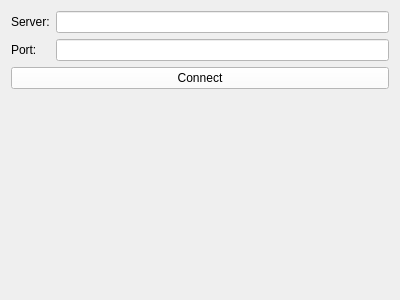
<?xml version="1.0" encoding="UTF-8"?>
<ui version="4.0">
 <class>LoginScreen</class>
 <widget class="QWidget" name="LoginScreen">
  <property name="geometry">
   <rect>
    <x>0</x>
    <y>0</y>
    <width>400</width>
    <height>300</height>
   </rect>
  </property>
  <property name="windowTitle">
   <string>Form</string>
  </property>
  <property name="styleSheet">
   <string notr="true"/>
  </property>
  <layout class="QVBoxLayout" name="verticalLayout">
   <item>
    <layout class="QVBoxLayout" name="verticalLayout_3">
     <item>
      <layout class="QGridLayout" name="gridLayout">
       <item row="1" column="0">
        <widget class="QLabel" name="label">
         <property name="text">
          <string>Server:</string>
         </property>
        </widget>
       </item>
       <item row="2" column="1">
        <widget class="QLineEdit" name="PortEdit">
         <property name="styleSheet">
          <string notr="true">background-color: rgb(255, 255, 255);</string>
         </property>
        </widget>
       </item>
       <item row="1" column="1">
        <widget class="QLineEdit" name="ServerEdit">
         <property name="styleSheet">
          <string notr="true">background-color: rgb(255, 255, 255);</string>
         </property>
        </widget>
       </item>
       <item row="2" column="0">
        <widget class="QLabel" name="label_2">
         <property name="text">
          <string>Port:</string>
         </property>
        </widget>
       </item>
      </layout>
     </item>
     <item>
      <layout class="QHBoxLayout" name="horizontalLayout_3">
       <item>
        <widget class="QPushButton" name="pushButton_7">
         <property name="styleSheet">
          <string notr="true">background-color: rgb(255, 255, 255);</string>
         </property>
         <property name="text">
          <string>Connect</string>
         </property>
        </widget>
       </item>
      </layout>
     </item>
    </layout>
   </item>
   <item>
    <spacer name="verticalSpacer">
     <property name="orientation">
      <enum>Qt::Vertical</enum>
     </property>
     <property name="sizeHint" stdset="0">
      <size>
       <width>20</width>
       <height>185</height>
      </size>
     </property>
    </spacer>
   </item>
  </layout>
 </widget>
 <resources/>
 <connections/>
</ui>
